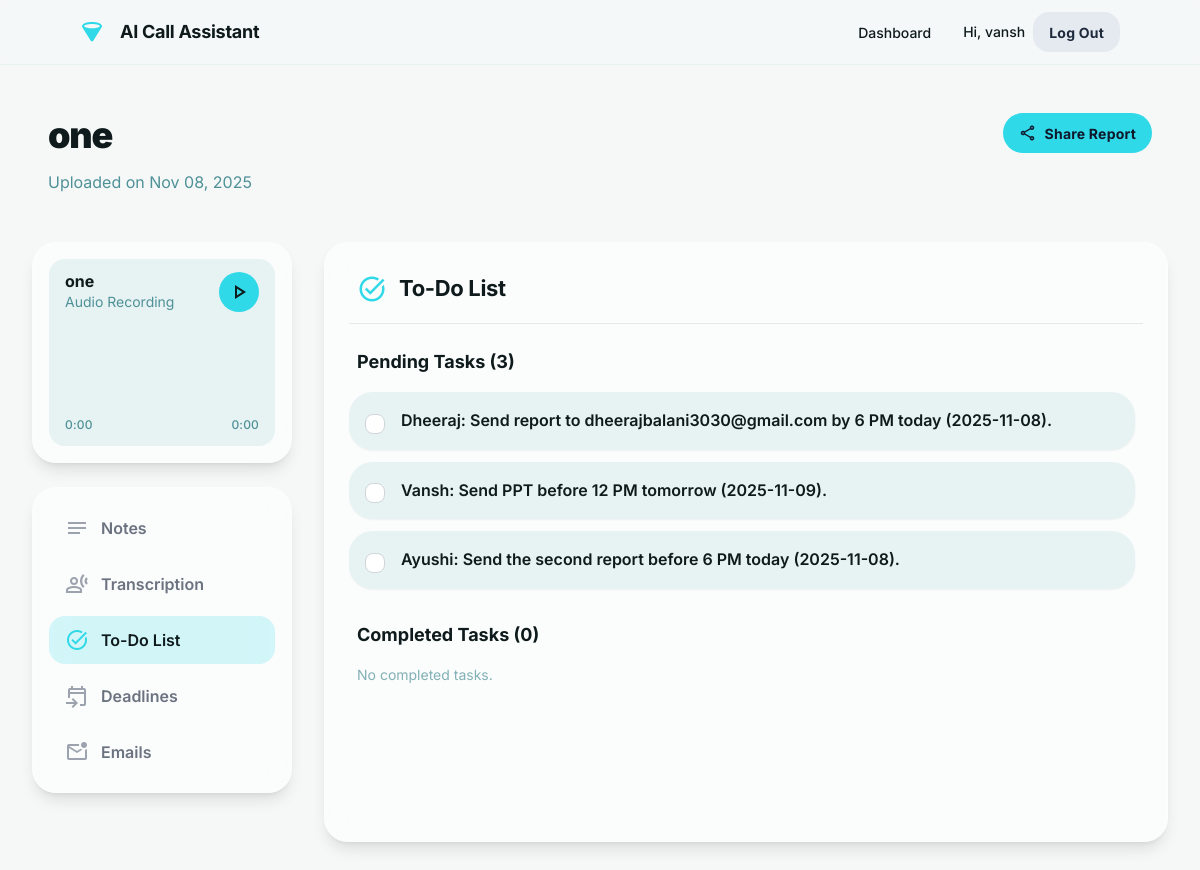
The page /analysis/1/todos/ (signed in) on the database its author committed.
### core/models.py (models this page shows, shortened)
class AudioFile(models.Model):
    user = models.ForeignKey(User, on_delete=models.CASCADE, related_name="audio_files")
    title = models.CharField(max_length=255, blank=True, null=True)
    audio_file = models.FileField(upload_to='uploads/audio/')
    uploaded_at = models.DateTimeField(auto_now_add=True)
    keep_note_name = models.CharField(max_length=255, blank=True, null=True)

class ToDoItem(models.Model):
    audio = models.ForeignKey(AudioFile, related_name='todos', on_delete=models.CASCADE)
    text = models.TextField()
    is_done = models.BooleanField(default=False)

### core/views.py (the view)
# urls.py: path('analysis/<int:audio_id>/todos/', views.todo_view, name='todo_view'),
@login_required
def todo_view(request, audio_id):
    audio_file = get_object_or_404(AudioFile, id=audio_id, user=request.user)
    pending_tasks = audio_file.todos.filter(is_done=False)
    completed_tasks = audio_file.todos.filter(is_done=True).order_by('-id') # Show newest completed first
    context = {
        'audio': audio_file,
        'pending_tasks': pending_tasks,
        'completed_tasks': completed_tasks,
        'active_page': 'todos' # 👈 To highlight the nav link
    }
    return render(request, 'core/to_do.html', context)

### templates/core/to_do.html (shortened to what this page needs)
{% extends 'core/analysis_base.html' %}
{% block content %}
<div class="p-4 sm:p-6 bg-white/50 dark:bg-black/20 rounded-xl backdrop-blur-lg border border-white/30 dark:border-black/30 shadow-lg min-h-[600px]">
<div class="flex items-center justify-between pb-4 pt-1 px-2 border-b border-gray-200 dark:border-gray-700/50 mb-6">
<h2 class="text-[#0e1a1b] dark:text-white text-[22px] font-bold leading-tight tracking-[-0.015em] flex items-center gap-3">
<span class="material-symbols-outlined text-primary text-3xl">task_alt</span>
<span>To-Do List</span>
</h2>
</div>
<div class="space-y-8 max-h-[calc(100vh-250px)] overflow-y-auto pr-2">
    <div>
        <h3 class="text-lg font-bold text-[#0e1a1b] dark:text-white mb-4 px-2">Pending Tasks ({{ pending_tasks.count }})</h3>
        <div class="space-y-3">
            {% for task in pending_tasks %}
            <div class="flex items-start gap-4 rounded-xl bg-[#e7f2f3] dark:bg-white/10 p-4 shadow-sm transition-all hover:shadow-md">
                <form action="{% url 'toggle_todo' task.id %}" method="POST" class="shrink-0">
                    <input type="checkbox"
                           class="task-checkbox mt-1 size-5 shrink-0 cursor-pointer rounded border-gray-300 dark:border-gray-600 dark:bg-gray-700 text-primary focus:ring-primary/50"
                           id="task-{{ task.id }}"
                           onchange="this.form.submit()"> </form>
                <label class="flex-grow font-semibold text-[#0e1a1b] dark:text-white cursor-pointer transition-colors duration-200" for="task-{{ task.id }}">
                    {{ task.text }}
                </label>
            </div>
            {% empty %}
            <p class="text-sm text-[#4e9197] dark:text-gray-400 px-2">No pending tasks.</p>
            {% endfor %}
        </div>
    </div>
    <div>
        <h3 class="text-lg font-bold text-[#0e1a1b] dark:text-white mb-4 px-2">Completed Tasks ({{ completed_tasks.count }})</h3>
        <div class="space-y-3 opacity-70">
            {% for task in completed_tasks %}
            <div class="flex items-start gap-4 rounded-xl bg-[#e7f2f3]/70 dark:bg-white/5 p-4 shadow-sm">
                <form action="{% url 'toggle_todo' task.id %}" method="POST" class="shrink-0">
                    {% csrf_token %}
                    <input type="checkbox"
                           checked
                           class="task-checkbox mt-1 size-5 shrink-0 cursor-pointer rounded border-gray-300 dark:border-gray-600 dark:bg-gray-700 text-primary focus:ring-primary/50"
                           id="task-{{ task.id }}"
                           onchange="this.form.submit()"> </form>
                <label class="flex-grow font-semibold text-[#0e1a1b] dark:text-white cursor-pointer transition-colors duration-200" for="task-{{ task.id }}">
                    {{ task.text }}
                </label>
            </div>
            {% empty %}
            <p class="text-sm text-[#4e9197] dark:text-gray-400 px-2">No completed tasks.</p>
            {% endfor %}
        </div>
    </div>
</div>
</div>
{% endblock %}

### templates/core/analysis_base.html (shortened to what this page needs)
{% load socialaccount %}
<!DOCTYPE html>
<html class="light" lang="en"><head>
<script src="https://cdn.tailwindcss.com?plugins=forms,container-queries"></script>
</head>
<body class="font-display bg-background-light dark:bg-background-dark text-[#0e1a1b] dark:text-gray-200">
<div class="relative flex h-auto min-h-screen w-full flex-col group/design-root overflow-x-hidden">
<div class="layout-container flex h-full grow flex-col">
<header class="flex items-center justify-between whitespace-nowrap border-b border-solid border-b-[#e7f2f3] dark:border-b-gray-800 px-4 sm:px-10 lg:px-20 py-3 sticky top-0 z-50 bg-background-light/80 dark:bg-background-dark/80 backdrop-blur-sm">
<div class="flex items-center gap-8">
<div class="flex items-center gap-4 text-[#0e1a1b] dark:text-white">
<div class="size-6 text-primary">
</div>
<h2 class="text-lg font-bold leading-tight tracking-[-0.015em]">AI Call Assistant</h2>
</div>
</div>
<div class="flex flex-1 justify-end gap-2 sm:gap-4 md:gap-8 items-center">
<div class="hidden md:flex items-center gap-9">
    <a class="text-[#0e1a1b] dark:text-gray-300 hover:text-primary dark:hover:text-primary text-sm font-medium leading-normal" href="{% url 'dashboard' %}">Dashboard</a>
</div>
<div class="flex gap-2">
    {% if user.is_authenticated %}
        <span class="hidden sm:flex items-center text-[#0e1a1b] dark:text-gray-300 text-sm font-medium">
            Hi, {{ user.first_name|default:user.username }}
        </span>
        <form method="POST" action="{% url 'account_logout' %}">
            <button type="submit" class="flex min-w-[84px] cursor-pointer items-center justify-center overflow-hidden rounded-lg h-10 px-4 bg-slate-200/80 dark:bg-slate-700/80 text-slate-800 dark:text-white text-sm font-bold leading-normal tracking-[0.015em] hover:bg-slate-300 dark:hover:bg-slate-600 transition-colors">
                <span class="truncate">Log Out</span>
            </button>
        </form>
    {% endif %}
</div>
</div>
</header>
<main class="flex-1 px-4 sm:px-6 lg:px-8 py-8">
<div class="max-w-screen-xl mx-auto">
<div class="flex flex-wrap justify-between gap-4 p-4 mb-8">
<div class="flex min-w-72 flex-col gap-3">
<h1 class="text-[#0e1a1b] dark:text-white text-4xl font-black leading-tight tracking-[-0.033em]">{{ audio.title }}</h1>
<p class="text-[#4e9197] dark:text-gray-400 text-base font-normal leading-normal">Uploaded on {{ audio.uploaded_at|date:"M d, Y" }}</p>
</div>
<button class="flex min-w-[84px] max-w-[480px] cursor-pointer items-center justify-center overflow-hidden rounded-xl h-10 px-4 bg-primary text-slate-900 text-sm font-bold leading-normal tracking-[0.015em] gap-2">
<span class="material-symbols-outlined text-lg">share</span>
<span class="truncate">Share Report</span>
</button>
</div>
<div class="grid grid-cols-1 md:grid-cols-12 gap-8">
<div class="md:col-span-4 lg:col-span-3">
<div class="flex flex-col gap-6 sticky top-28">
<div class="p-4 bg-white/50 dark:bg-black/20 rounded-xl backdrop-blur-lg border border-white/30 dark:border-black/30 shadow-lg">
    <div class="flex flex-col gap-3 rounded-lg bg-[#e7f2f3] dark:bg-white/10 px-4 py-3">
        <div class="flex items-center gap-4 overflow-hidden">
            <div class="flex-1">
                <p class="text-[#0e1a1b] dark:text-white text-base font-bold leading-tight truncate">{{ audio.title }}</p>
                <p class="text-[#4e9197] dark:text-gray-400 text-sm font-normal leading-normal truncate">Audio Recording</p>
            </div>
            <button id="player-play-pause" type="button" class="flex shrink-0 items-center justify-center rounded-full size-10 bg-primary text-[#0e1a1b]">
                <span id="player-play-icon" class="material-symbols-outlined text-2xl">play_arrow</span>
            </button>
        </div>
        <div id="waveform" class="w-full h-20">
            </div>
        <div class="flex items-center justify-between">
            <p id="player-current-time" class="text-[#4e9197] dark:text-gray-400 text-xs font-medium leading-normal tracking-[0.015em]">0:00</p>
            <p id="player-total-time" class="text-[#4e9197] dark:text-gray-400 text-xs font-medium leading-normal tracking-[0.015em]">0:00</p>
        </div>
    </div>
</div>
<nav class="flex flex-col gap-2 p-4 bg-white/50 dark:bg-black/20 rounded-xl backdrop-blur-lg border border-white/30 dark:border-black/30 shadow-lg">
    <a href="{% url 'summary_view' audio.id %}" class="group flex items-center gap-3 rounded-lg px-4 py-3 text-left font-semibold transition-all duration-200
        {% if active_page == 'summary' %}
            text-[#0e1a1b] dark:text-white bg-primary/20 dark:bg-primary/30
        {% else %}
            text-gray-500 dark:text-gray-400 hover:bg-gray-200/50 dark:hover:bg-white/10
        {% endif %}">
        <span class="material-symbols-outlined {% if active_page == 'summary' %}text-primary{% else %}text-gray-400 dark:text-gray-500 group-hover:text-primary{% endif %}">notes</span>
        <span>Notes</span>
    </a>
    <a href="{% url 'transcription_view' audio.id %}" class="group flex items-center gap-3 rounded-lg px-4 py-3 text-left font-semibold transition-all duration-200
        {% if active_page == 'transcription' %}
            text-[#0e1a1b] dark:text-white bg-primary/20 dark:bg-primary/30
        {% else %}
            text-gray-500 dark:text-gray-400 hover:bg-gray-200/50 dark:hover:bg-white/10
        {% endif %}">
        <span class="material-symbols-outlined {% if active_page == 'transcription' %}text-primary{% else %}text-gray-400 dark:text-gray-500 group-hover:text-primary{% endif %}">transcribe</span>
        <span>Transcription</span>
    </a>
    <a href="{% url 'todo_view' audio.id %}" class="group flex items-center gap-3 rounded-lg px-4 py-3 text-left font-semibold transition-all duration-200
        {% if active_page == 'todos' %}
            text-[#0e1a1b] dark:text-white bg-primary/20 dark:bg-primary/30
        {% else %}
            text-gray-500 dark:text-gray-400 hover:bg-gray-200/50 dark:hover:bg-white/10
        {% endif %}">
        <span class="material-symbols-outlined {% if active_page == 'todos' %}text-primary{% else %}text-gray-400 dark:text-gray-500 group-hover:text-primary{% endif %}">task_alt</span>
        <span>To-Do List</span>
    </a>
    <a href="{% url 'deadlines_view' audio.id %}" class="group flex items-center gap-3 rounded-lg px-4 py-3 text-left font-semibold transition-all duration-200
        {% if active_page == 'deadlines' %}
            text-[#0e1a1b] dark:text-white bg-primary/20 dark:bg-primary/30
        {% else %}
            text-gray-500 dark:text-gray-400 hover:bg-gray-200/50 dark:hover:bg-white/10
        {% endif %}">
        <span class="material-symbols-outlined {% if active_page == 'deadlines' %}text-primary{% else %}text-gray-400 dark:text-gray-500 group-hover:text-primary{% endif %}">event_upcoming</span>
        <span>Deadlines</span>
    </a>
    <a href="{% url 'email_view' audio.id %}" class="group flex items-center gap-3 rounded-lg px-4 py-3 text-left font-semibold transition-all duration-200
        {% if active_page == 'email' %}
            text-[#0e1a1b] dark:text-white bg-primary/20 dark:bg-primary/30
        {% else %}
            text-gray-500 dark:text-gray-400 hover:bg-gray-200/50 dark:hover:bg-white/10
        {% endif %}">
        <span class="material-symbols-outlined {% if active_page == 'email' %}text-primary{% else %}text-gray-400 dark:text-gray-500 group-hover:text-primary{% endif %}">mark_email_unread</span>
        <span>Emails</span>
    </a>
</nav>
</div>
</div>
<div class="md:col-span-8 lg:col-span-9">
{% block content %}
{% endblock %}
</div>
</div>
</div>
</main>
</div>
</div>
</body></html>

### templates/core/analysis_base.html (style rules this page uses)
.material-symbols-outlined { font-variation-settings: 'FILL' 0, 'wght' 400, 'GRAD' 0, 'opsz' 24; }

### rows shown on the page
AudioFile: title "one", uploaded_at "Nov 08, 2025"
ToDoItem: text "Dheeraj: Send report to dheerajbalani3030@gmail.com by 6 PM today (2025-11-08)."
ToDoItem: text "Vansh: Send PPT before 12 PM tomorrow (2025-11-09)."
ToDoItem: text "Ayushi: Send the second report before 6 PM today (2025-11-08)."

### other values the page prints
{{ user.first_name|default:user.username }} "vansh"
{{ pending_tasks.count }} "3"
{{ completed_tasks.count }} "0"
